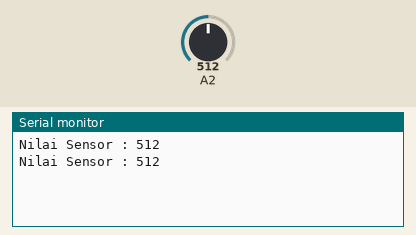
Recording of a sketch running on a simulated Arduino Uno, built for the host (arithmetic inside an expression is 32-bit, double 64-bit). Shown: the last lines printed to the serial monitor. The inputs (shaded band) are chosen by the test bench; at power-on: A2 = 512.

Above: at 1.8 s.
1.9 s: A2 set to 716
At 2.6 s:
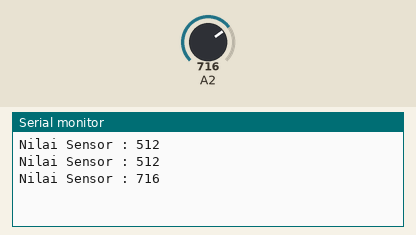
3.4 s: A2 set to 900
At 4.8 s:
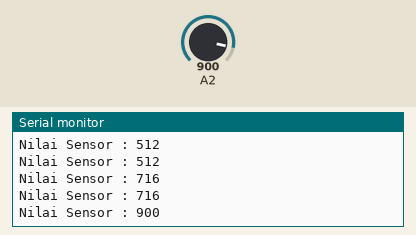
Timing chart, 0 to 6.4 s (numbered marks = the images above; inputs shaded):
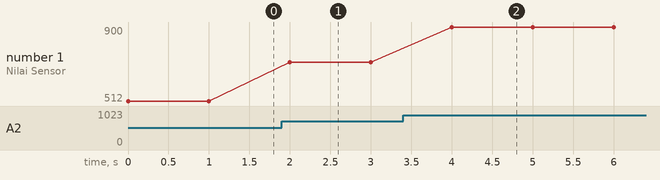

Measured:
- after the input at 1.9 s, the serial monitor: prints a new line after 0.10 s (image 1)
- after the input at 3.4 s, the serial monitor: prints a new line after 0.60 s (image 2)
- plotted number 1: 512 → 716 after the input at 1.9 s, 716 → 900 after the input at 3.4 s

The sketch:

STM32_SensorLDR.ino
```cpp
//inisialisasi variable sensor
int sensorLDR = PA2;

void setup() {
  //setup port
  Serial.begin(9600);

  //setup pin mode input output
  pinMode(sensorLDR,INPUT);
}

void loop() {
  //baca data
  int readSensorLDR = analogRead(sensorLDR);
//  readSensorLDR = map(readSensorLDR,0,1024,0,255);

  //print serial
  Serial.print("Nilai Sensor : ");
  Serial.print(readSensorLDR);
  Serial.println();

  delay(1000);

}
```
